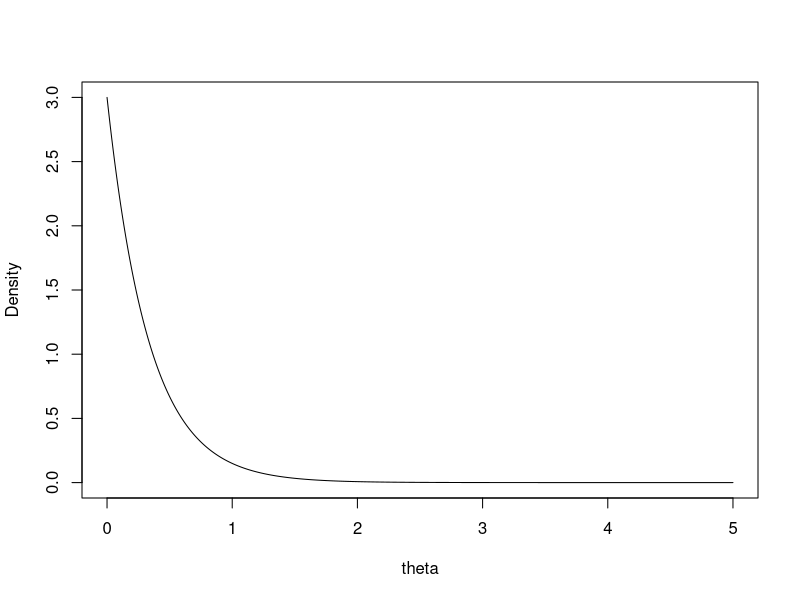

Recreate this plot in R.
## ---- chunk 1
a<-sample(c(5:50),1)

b<-sample(c(1:15),1)

c<-sample(c(1:10),1)

x1<-seq(0,1,length=1000)

x2<-seq(0,5,length=1000)

d<-sample(c('b','g','e'),1)

dis <- if(d=='b'){
  paste("$Be(1,",a,")$")
} else if (d=='g'){
  paste("$Ga(1,",b,")$")
} else if (d=='e'){
  paste("$Exp(",c,")$")
}

x<-if(d=='b'){
  x1
} else {
  x2
}

dis2<-if(d=='b'){
  dbeta(x1,1,a)
} else if(d=='g'){
  dgamma(x2,1,b)
} else if(d=='e'){
  dexp(x2,c)
}

dens <- if(d=='b'){
  paste(a,"(1-\\theta)^{",a-1,"}, 0 < \\theta < 1.")
} else if (d=='g'){
  paste(b,"e^{-",b,"\\theta}, \\theta > 0.")
} else if (d=='e'){
  paste(c,"e^{-",c,"\\theta}, \\theta > 0.")
}

dens2 <- if(d=='b'){
  paste(a,"(1-\\theta)^{",a-1,"}")
} else if (d=='g'){
  paste(b,"e^{-",b,"\\theta}")
} else if (d=='e'){
  paste(c,"e^{-",c,"\\theta}")
}

sol <- if(d=='b'){
  paste("\\int^b_{0}",dens2,"d\\theta=[-(1-\\theta)^{",a,"}]^{b}_{0}=1-(1-b)^{",a,"}")
} else if(d=='g'){
  paste("\\int^b_{0}",dens2,"d\\theta=[-e^{",-b,"\\theta}]^b_0=-e^{",-b,"b}+e^0=1-e^{",-b,"b}")
} else if (d=='e'){
  paste("\\int^b_{0}",dens2,"d\\theta=[-e^{",-c,"\\theta}]^b_0=-e^{",-c,"b}+e^0=1-e^{",-c,"b}")
}

sol2 <- if (d=='b'){
  paste("1-(1-b)^{",a,"}=1-\\alpha \\implies 1-b=\\alpha^{\\frac{1}{",a,"}} \\implies b=1-\\alpha^{\\frac{1}{",a,"}}")
} else if(d=='g'){
  paste("1-e^{",-b,"b}=1-\\alpha \\implies e^{",-b,"b}=\\alpha \\implies",-b,"b=\\log\\alpha \\implies b=\\frac{1}{",-b,"}\\log\\alpha")
} else if(d=='e'){
  paste("1-e^{",-c,"b}=1-\\alpha \\implies e^{",-c,"b}=\\alpha \\implies",-c,"b=\\log\\alpha \\implies b=\\frac{1}{",-c,"}\\log\\alpha")
}

sol3 <- if(d=='b'){
  paste("(0,1-(0.05^{\\frac{1}{",a,"}})) \\implies (0,",round(1-(0.05)^(1/a),3),")")
} else if (d=='g'){
  paste("(0,\\frac{1}{",-b,"}\\log(0.05)) \\implies (0,",round((-1/b)*log(0.05),3),")")
} else if (d=='e'){
  paste("(0,\\frac{1}{",-c,"}\\log(0.05)) \\implies (0,",round((-1/c)*log(0.05),3),")")
}
## ---- chunk 2
plot(x,dis2,type='l',xlab='theta',ylab='Density') 
